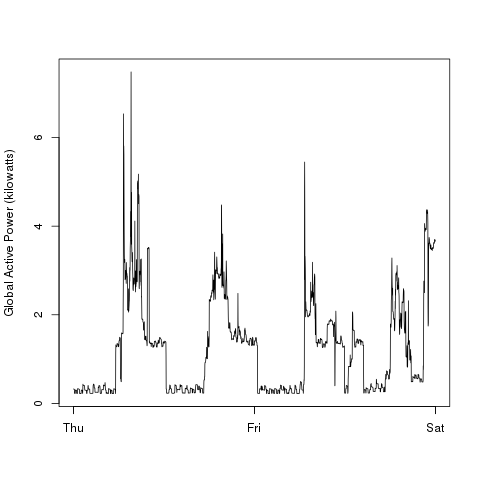

Reproduce this figure in R.
source("make_graphs.R")
my.data <- process.power.data("pared_down_data.csv")
png(file="plot2.png")
plot(xlab="", ylab = "Global Active Power (kilowatts)", x = as.POSIXct(paste(my.data$date, my.data$time), format="%Y-%m-%d %H:%M:%S"), y = my.data$global_active_power, type="l")
dev.off()


